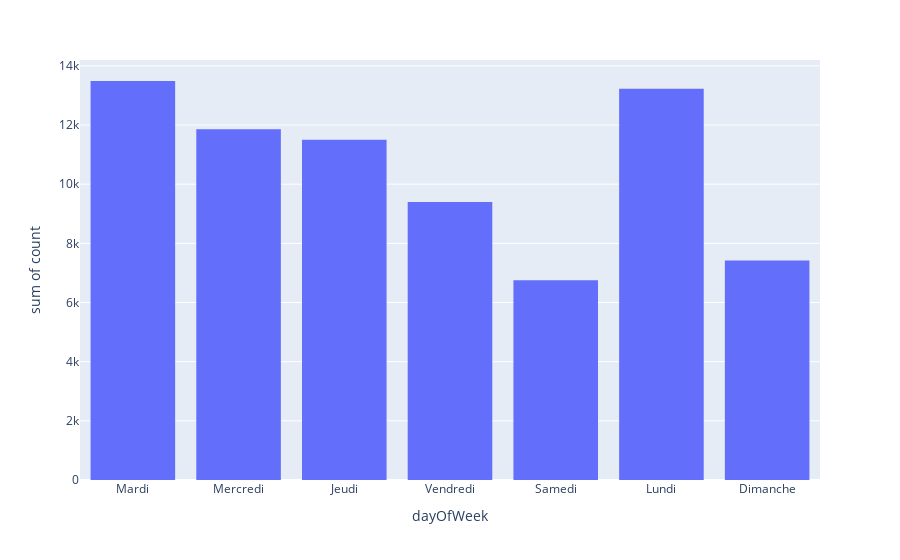

Notebook code for this chart:
### Code cell
import pandas as pd
import plotly.express as px
from datetime import datetime



pipeline = [
    {"$unwind": "$content"},
    {"$group": {
        "_id": {"$isoDayOfWeek": {"$toDate": "$content.created_at"}},
        "count": {"$sum": 1}
    }}
]

result = list(forum_collection.aggregate(pipeline))

# Convertir les nombres de jour en noms et les dates en objets datetime
days = ['Lundi', 'Mardi', 'Mercredi', 'Jeudi', 'Vendredi', 'Samedi', 'Dimanche']
result = [{"dayOfWeek": days[x['_id']-1], "count": x['count'], "date": datetime(2022, 1, x['_id'])} for x in result]

df = pd.DataFrame(result)

fig = px.histogram(df, x='dayOfWeek', y='count', nbins=len(df['dayOfWeek']))
fig.show()

### Figure 1 — Plotly figure (JSON) as saved in the notebook; plotly's stock layout.template omitted (floating-point values rounded to 4 significant figures)
{"data": [{"alignmentgroup": "True", "bingroup": "x", "histfunc": "sum", "hovertemplate": "dayOfWeek=%{x}<br>sum of count=%{y}<extra></extra>", "legendgroup": "", "marker": {"color": "#636efa", "pattern": {"shape": ""}}, "name": "", "nbinsx": 7, "offsetgroup": "", "orientation": "v", "showlegend": false, "type": "histogram", "x": ["Mardi", "Mercredi", "Jeudi", "Vendredi", "Samedi", "Lundi", "Dimanche"], "xaxis": "x", "y": [13488, 11854, 11505, 9396, 6752, 13228, 7423], "yaxis": "y"}], "layout": {"barmode": "relative", "legend": {"tracegroupgap": 0}, "margin": {"t": 60}, "xaxis": {"anchor": "y", "domain": [0, 1], "title": {"text": "dayOfWeek"}}, "yaxis": {"anchor": "x", "domain": [0, 1], "title": {"text": "sum of count"}}}}
